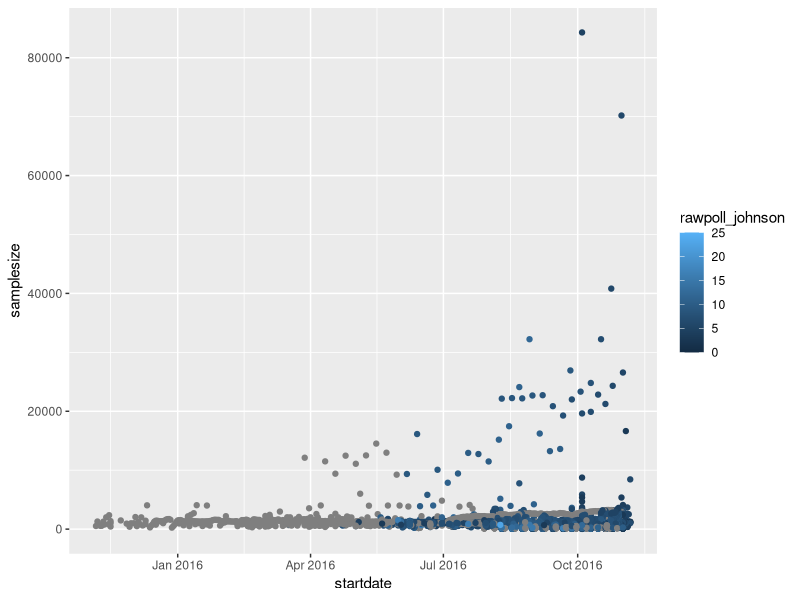
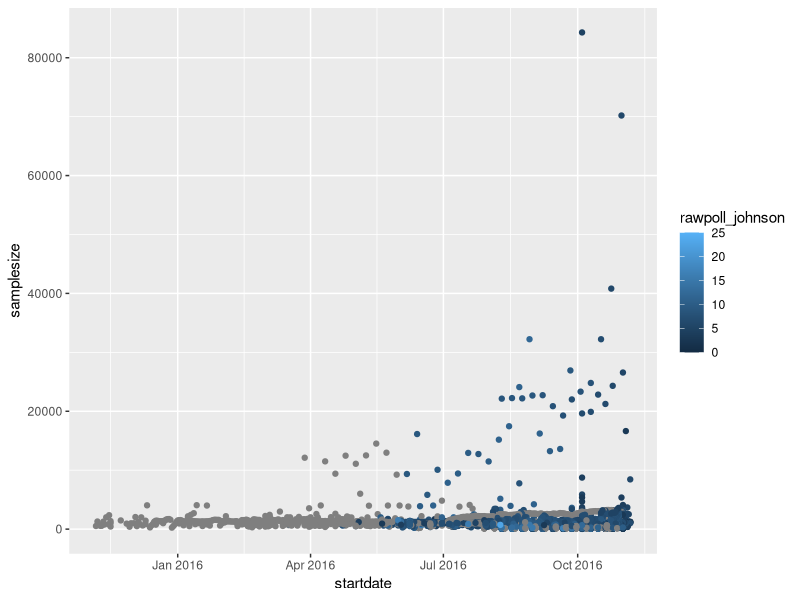
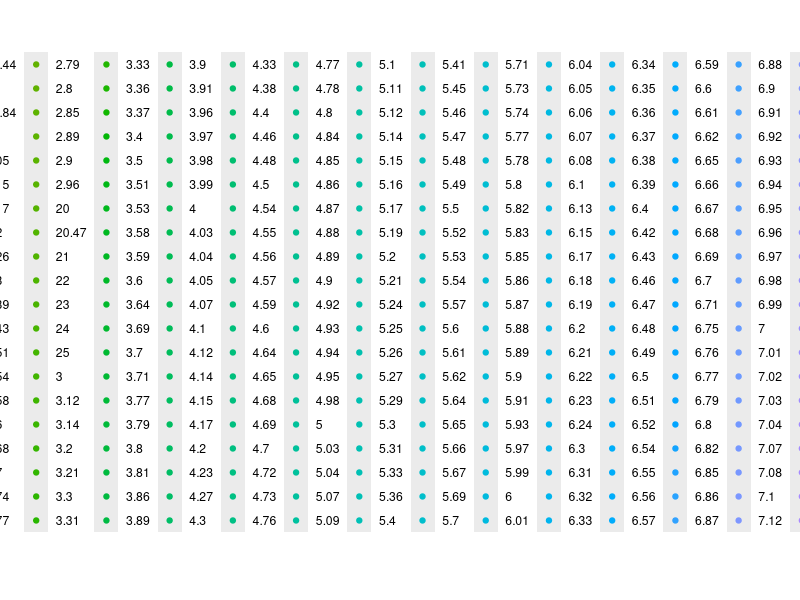
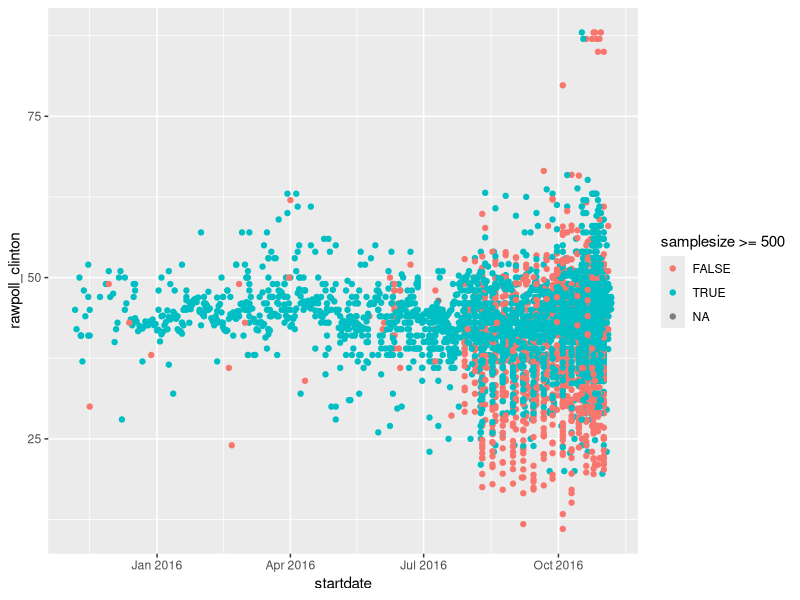
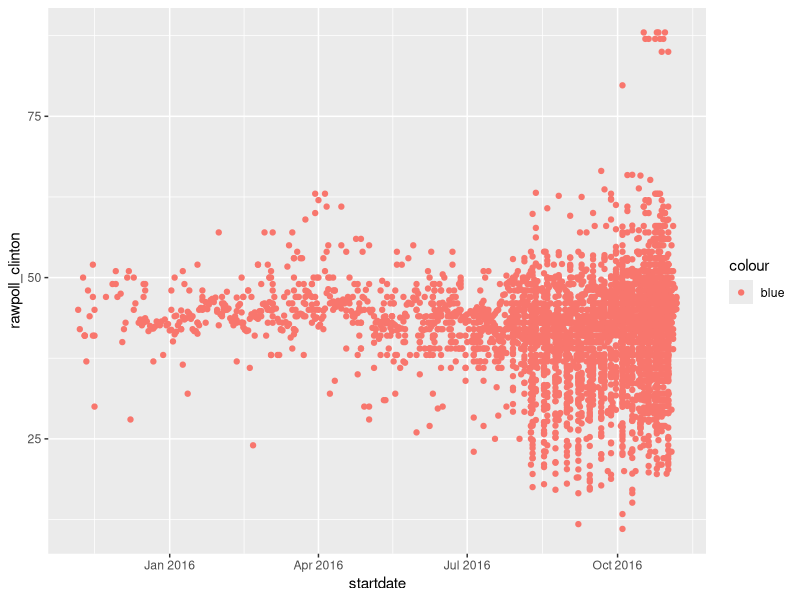
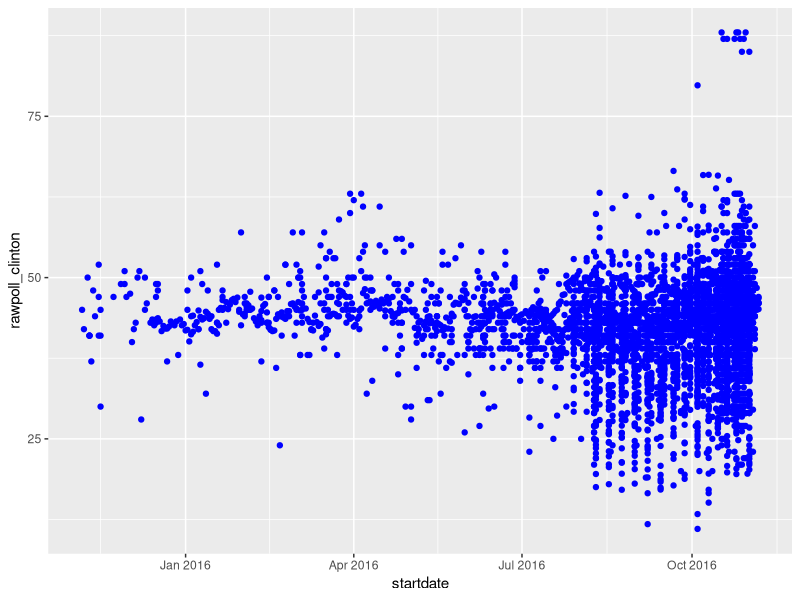
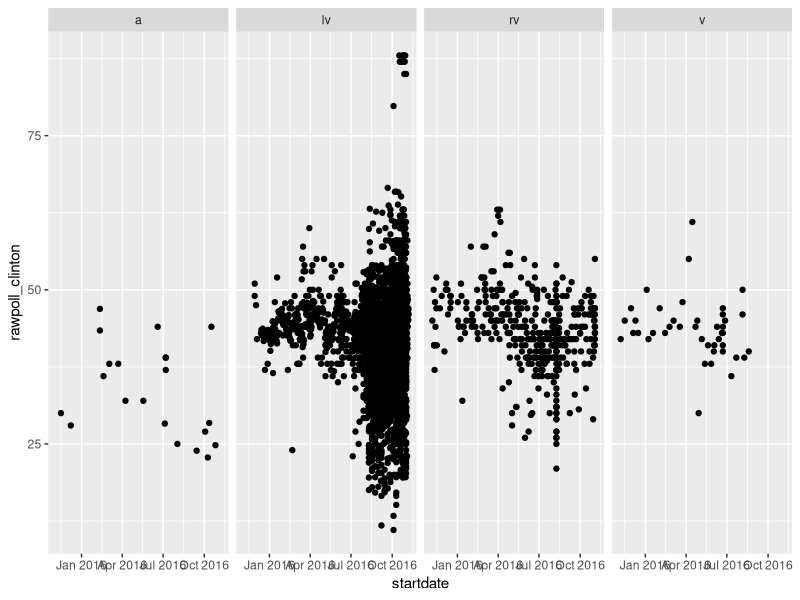
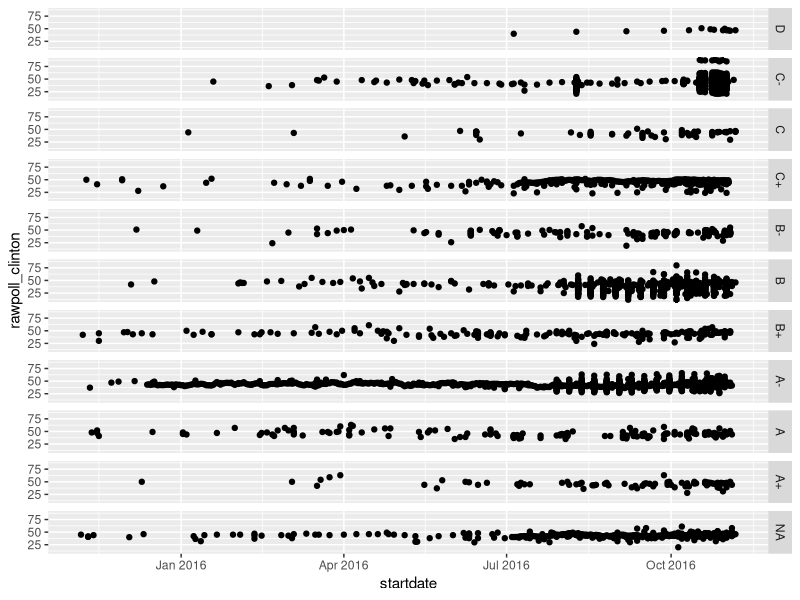

R code for these plots, in order:
rm(list=ls())

library (tidyverse)
library (dslabs)
library(rmarkdown)

#Part 2.1

view(polls_us_election_2016)
#1
nrow(polls_us_election_2016)
#4208
ncol(polls_us_election_2016)
#15

#2
# Graph 1
ggplot(data = polls_us_election_2016) +
  geom_point(mapping = aes(x = startdate,
                           y = samplesize,
                           color = rawpoll_johnson))
#3
#4

#Part 2.2
#1
?polls_us_election_2016
head(polls_us_election_2016)
colnames(polls_us_election_2016)

#2 
#Graph 1
ggplot(data = polls_us_election_2016) +
  geom_point(mapping = aes(x = startdate,y = samplesize,color = rawpoll_johnson))

#Graph 2
ggplot(data = polls_us_election_2016) +
  geom_point(mapping = aes(x = startdate,y = samplesize,color = as.character(rawpoll_johnson)))
#Answer which one is better
#graph two is explaining by marking each value in the poll. This is obviously too much information

#3
ggplot(data = polls_us_election_2016) +
  geom_point(mapping = aes(x = startdate,
                           y = rawpoll_clinton,
                           color = samplesize >= 500))
#4
ggplot(data = polls_us_election_2016) +
  geom_point(mapping = aes(x = startdate,
                           y = rawpoll_clinton,
                           color = "blue"))
ggplot(data = polls_us_election_2016) +
  geom_point(mapping = aes(x = startdate,
                           y = rawpoll_clinton),
                           color = "blue")
#Part 2.3
#1
#How does the facet_grid decide the layout of the grid?
ggplot(data = polls_us_election_2016) +
  geom_point(mapping = aes(x = startdate,y = rawpoll_clinton)) +
  facet_grid(cols = vars(population))

ggplot(data = polls_us_election_2016) +
  geom_point(mapping = aes(x = startdate,y = rawpoll_clinton)) +
  facet_grid(rows = vars(grade))

ggplot(data = polls_us_election_2016) +
  geom_point(mapping = aes(x = startdate,
                           y = rawpoll_clinton)) +
  facet_grid(rows = vars(grade), cols = vars(population))
